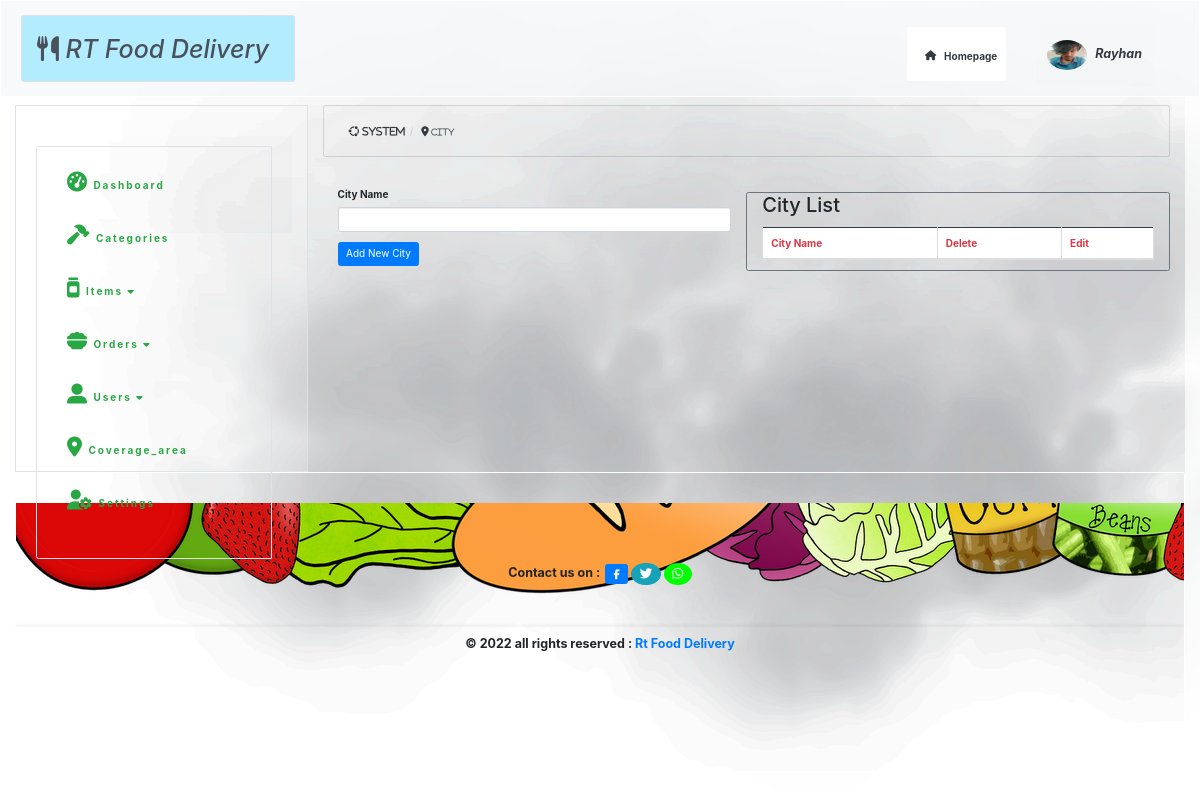
Page /admin/coverage_area.php (signed in) on the earlier database version.
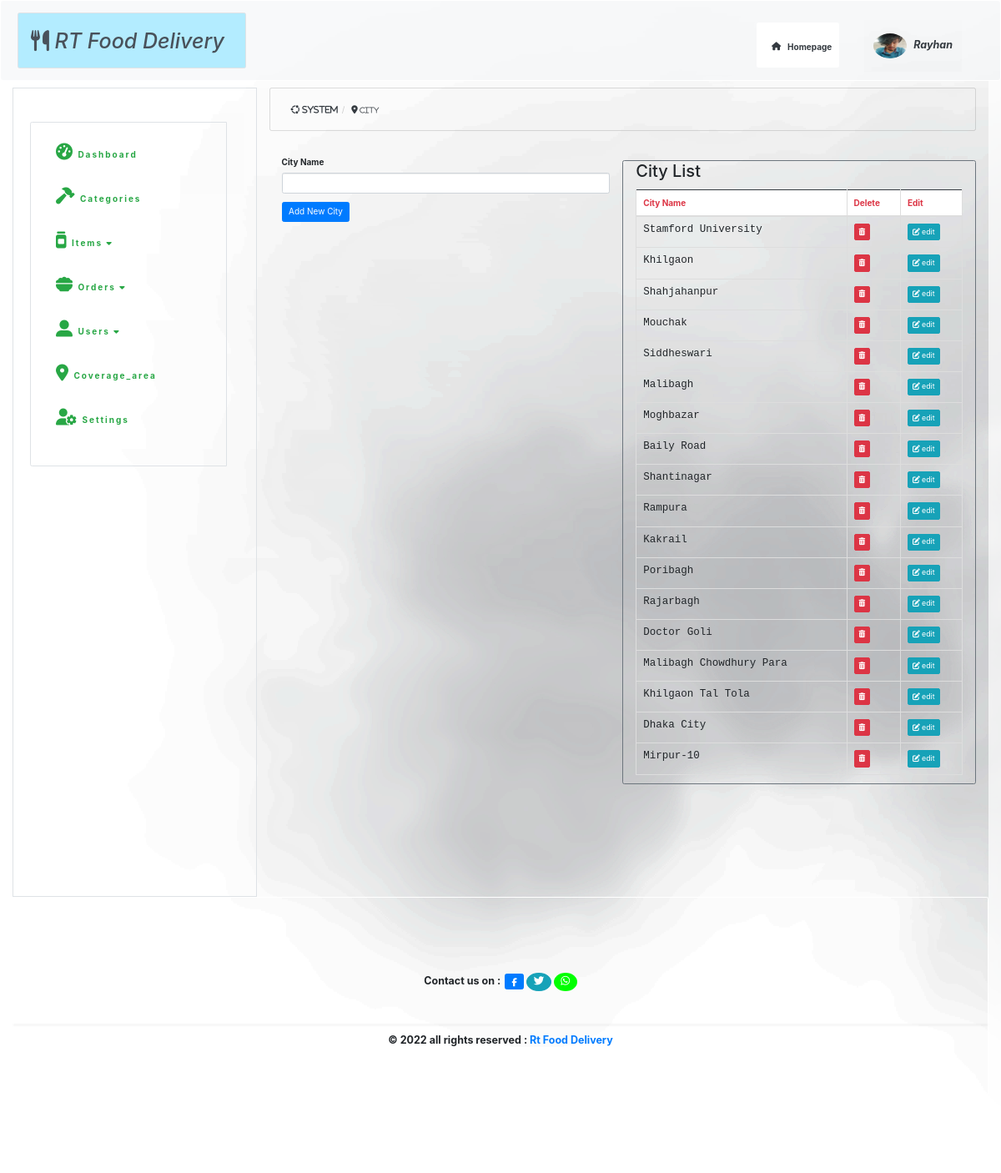
Same page on the later database version.
### tables this page shows
CREATE TABLE `city` (
  `id` int(11) NOT NULL,
  `city_name` varchar(50) NOT NULL
);

### include/function.php (called while the page is built, shortened)
<?php include "db.php" ;
?>
  <?php function check_admin($username){
    global $connect;
        $check ="SELECT user_role FROM users WHERE username ='$username'";
        $dataconnect =mysqli_query($connect,$check);
        while($data_ber_kori = mysqli_fetch_array($dataconnect)){
          $new =$data_ber_kori['user_role'] ;
        if($new == 'admin'){
          return true;
        }else{
          return false;
        }
      }
  }
  ?>

### admin/coverage_area.php (the view, shortened to what this page needs)
<?php include "./admin_page/header.php" ;
?>
    <div id="wrapper" class="background mb-5">
<div id="page-wrapper" class="background mb-5">
<?php include "./admin_page/navigation.php" ?>
<div class="container-fluid  background">
    <div class="row bg-transparent">
        <div class="col-lg-12 bg-transparent">
            <div class="card container-fluid bg-transparent">
                <ol class="breadcrumb pl-auto bg-transparent mt-3">
                    <li><a class="text-dark" href="./index.php"><i class="fab fa-ubuntu"> System</i></a></li>
                    <li><a class="text-dark" href="./coverage_area.php"><i class="fa-solid fa-location-dot"> <small>  City</small></i></a></li>
                </ol>
            </div>
            <br>
            <br>
            <div class="col-xs-6">
    <form action="" method="post">
      <div class="form-group">
         <label for="cat-title">City Name</label>
          <input type="text" class="form-control" name="city_name">
      </div>
       <div class="form-group">
          <input class="btn btn-primary" type="submit" name="add_city" value="Add New City">
      </div>
    </form>
    </div>
            <div class="col-xs-6 bg-white border-secondary border border rounded-left bg-transparent rounded-right border-3 rounded-top rounded-bottom mt-2">
                <h2 class="text-left">City List</h2>
    <table class="table table-bordered border border-3 table-hover border-bottom border-dark   border rounded-left rounded-right rounded-top rounded-bottom mt-3">
        <thead>
            <tr class="bg-white ">
                <th class="text-danger">City Name</th>
                <th class="text-danger">Delete</th>
                <th class="text-danger">Edit</th>
            </tr>
        </thead>
        <tbody>
        <?php
    $query = "SELECT * FROM city";
    $select_categories = mysqli_query($connect,$query);
    while($row = mysqli_fetch_assoc($select_categories)) {
    $cat_id = $row['id'];
    $city_name = $row['city_name'];
    echo "<tr>";
    echo "<td class='font-weight-bold'><samp><h5>{$city_name}</h5></samp></td>";
   echo "<td><a onClick=\"javascript: return confirm('Are you sure to delete?') \"; class='btn btn-sm btn-danger d-inline-block justify-content-center' href='coverage_area.php?delete={$cat_id}'><i class='fa-solid fa-trash-can'></i></a></td>";
   echo "<td><a class='btn btn-sm btn-info text-center' href='coverage_area.php?edit={$cat_id}'><i class='fa-solid fa-pen-to-square'> </i> edit</a></td>";
    echo "</tr>";
    }
?>
        </tbody>
    </table>
                </div>
                <br><br>
<br>
<br>
<br> <br><br>
<br>
<br>
<br>
            </div>
            <br><br>
<br>
<br>
<br>
        </div>
    <br><br>
<br>
<br>
<br>
<br>
<br>
<br>
<br>
</div>
    <?php include "admin_page/footer.php" ?>

### admin/admin_page/header.php (shortened to what this page needs)
<?php  INCLUDE "../include/function.php"  ; ?>
<!DOCTYPE html>
<html lang="en">
<head>
<link rel="stylesheet" href="https://maxcdn.bootstrapcdn.com/bootstrap/3.3.7/css/bootstrap.min.css">
    <link rel="stylesheet" href="https://cdn.jsdelivr.net/npm/bootstrap@4.1.3/dist/css/bootstrap.min.css">
    <link rel="stylesheet" type="text/css" href="css/style.css">
</head>
<body
class="container-fluid background rounded-left rounded-right min-vw-100">

### admin/admin_page/navigation.php (shortened to what this page needs)
<nav class="navbar navbar-inverse fixed-top navbar-expand-lg bg-light border-white" role="navigation">
 <div class="navbar-header ml-3  ronded-left rounded-right rounded-top rounded-bottom border" style="background-color:#b3ecff;">
     <a class="navbar-brand font-weight-bold text-dark oop font-italic mt-4 pt-1 ronded-left rounded-right rounded-top rounded-bottom " href="index.php"><h1>  <i class="fa-solid fa-utensils"> </i> RT Food Delivery </h1></a>
 </div>
 <ul class="navbar-nav topright  pt-4">
    <?php if(check_admin($_SESSION['username']) || check_moderator($_SESSION['username']) || check_customer($_SESSION['username'])) : ?>
     <li class="nav-item mt-1 ml-2 mr-4">
         <a class="btn white bg-white text-dark" href="../">
             <i class="fas fa-home mt-1 pt-2 ml-3 mr-2">  </i>   <b>Homepage </b>
         </a>
     </li>
     <?php endif; ?>
     <li class="nav-item dropdown background ml-4  mr-5">
         <a class="btn btn-lg white bg-transparent  text-dark color-deei-button"  data-toggle="dropdown">
         <img class="rounded-circle mr-2" src="../img/<?php echo $_SESSION['user_image'];?>" height="30px" width="40px" alt="card-img">
         <strong class="font-italic"><?php echo $_SESSION['username'];?></strong>
                </a>
     </li>
 </ul>
</nav>
<br>
<br>
<br>
<br><br><br><br>
<div class="d-flex bg-transparent" id="wrapper">
<div class="container-fluid col-md-3 col-lg-3 border pt-5">
     <nav class="nav side-nav  container-fluid" role="navigation">
         <div class="collapse navbar-collapse navbar-ex1-collapse container-fluid hover-kori-dekhi_div mt-3 mb-5 ml-2 mr-2 border rounded-left">
             <ul class="nav navbar-nav side-nav container-fluid   rounded-top rounded-bottom hover-kori-dekhi_ul mb-5 mt-3">
                 <li class="pt-auto mt-7 hover-kori-dekhi">
                     <a class="text-success  font-weight-bold color-deei" href="./index.php"><i class="fas fa-tachometer-alt fa-2x">  </i>  Dashboard</a>
                 </li>
                 <?php if(check_admin($_SESSION['username']) || check_moderator($_SESSION['username'])) : ?>
                 <li class="hover-kori-dekhi">
                     <a class="text-success font-weight-bold color-deei" href="./categories.php"><i class="fas fa-hammer fa-2x hover-kori-dekhi"> </i>  Categories</a>
                 </li>
                    <?php endif ; ?>
                 <?php if(check_admin($_SESSION['username']) || check_moderator($_SESSION['username'])) : ?>
                 <li class="dropdown hover-kori-dekhi">
                     <a class="text-success font-weight-bold color-deei"  id="dropdownMenuButton25" data-toggle="dropdown"  aria-haspopup="true" aria-expanded="false"> <i class="fa-solid fa-jar fa-2x">  </i>  Items <i class="fas fa-caret-down"> </i> </a>
                 </li>
                 <?php endif ; ?>
                    <?php if(check_admin($_SESSION['username']) || check_moderator($_SESSION['username'])) { ?>
                    <li class="dropdown hover-kori-dekhi">
                        <a class="text-success font-weight-bold  color-deei" id="dropdownMenuButton" data-toggle="dropdown"  aria-haspopup="true" aria-expanded="false"><i class="fa-solid fa-bowl-food fa-2x"> </i>  Orders <i class="fas fa-caret-down">  </i> </a>
                    </li>
                    <?php } ?>
                 <?php if(check_admin($_SESSION['username'])) : ?>
                 <li class="dropdown hover-kori-dekhi">
                     <a class="text-success font-weight-bold color-deei" id="dropdownMenuButton2" data-toggle="dropdown"  aria-haspopup="true" aria-expanded="false"> <i class="fa-solid fa-user-large fa-2x">  </i>  Users  <i class="fas fa-caret-down">  </i></a>
                 </li>
                 <?php endif ; ?>
                 <?php if(check_admin($_SESSION['username']) || check_moderator($_SESSION['username'])) : ?>
                 <li class="hover-kori-dekhi">
                     <a class="text-success font-weight-bold color-deei" href="./coverage_area.php"><i class="fa-solid fa-location-dot fa-2x hover-kori-dekhi"> </i>  Coverage_area</a>
                 </li>
                    <?php endif ; ?>
                 <li class="hover-kori-dekhi">
                     <a class="text-success font-weight-bold color-deei" class="" href="./settings.php">  <i class="fa-solid fa-user-gear fa-2x">  </i>  Settings</a>
                 </li>
             </ul>
         </div>
     </nav>
 </div>

### admin/admin_page/footer.php (shortened to what this page needs)
</div>
</body>
    <footer class="page-footer  background border border-3 border-white  rounded-left rounded-right rounded-top rounded-bottom">
<div class="footer-copyright text-center font-weight-bolder  bg-transparent mt-5 pt-5 try fs-1">
    <h5 class="font-weight-bolder fs-1  pt-5">  <b class=" pt-5">
        Contact us on :<a href="https://www.facebook.com/RTFoodDelivery2022/?ref=pages_you_manage" target="_blank"><i class="fa fa-facebook ml-2  btn-primary btn rounded text-white  "> </i></a>
        <a href="https://www.twitter.com" target="_blank"> <i class="fa-brands fa-twitter btn-info btn text-white rounded-circle fa-1x"> </i></a>
        <a href="http://wa.me/8801778700365" target="_blank"><i class="fa fa-whatsapp  btn text-white rounded-circle fa-1x" style="color: white; background: #00ff00;"> </i></a>
        <br><br><br><hr>
        &copy; 2022 all rights reserved :
        <a href="./"> Rt Food Delivery</a>
        </b> </h5>
        <br>
        <br>
        <br>
        <br>
        <br>
        <br>
</div>
</footer>
</html>

### admin/css/style.css (style rules this page uses)
.topright { position: absolute; top: 8px; right: 16px; font-size: 18px; }
.background { background-image: url('../img/background.png'); background-size: cover; background-attachment: fixed; background-repeat: no-repeat; }
body { margin: 0%; padding: 0%; background-image: url('../img/background.png'); background-size: cover; background-attachment: fixed; background-repeat: no-repeat; }
html, body { min-height: 100%; }
nav { height: 97px; background-image: url('../img/background.png'); background-size: cover; background-attachment: fixed; background-repeat: no-repeat; }

### admin/admin_page/header.php (style rules this page uses)
.background { background-image: url('../img/background.png'); background-size: cover; background-attachment: fixed; background-repeat: no-repeat; }

### admin/admin_page/navigation.php (style rules this page uses)
.color-deei-button { background-color: transparent; background: transparent; color: dark; }
ul.hover-kori-dekhi_ul,li.hover-kori-dekhi { background-color: transparent; background: transparent; }
.color-deei { letter-spacing: 2px; }
hr { -webkit-filter: brightness(200%) blur(1px); filter: brightness(200%) blur(1px); }
h1,h3,h4,.okay { -webkit-filter: brightness(140%) ; filter: brightness(140%) ; }

### admin/admin_page/footer.php (style rules this page uses)
footer { background-color: transparent; background-attachment: fixed; background-repeat: no-repeat; height: 300px; }
.try { background-image: url("../img/bg.png"); background-color: transparent; background-attachment: fixed; background-repeat: no-repeat; height: 300px; }

Differences in the rows shown:
added city: city_name "Stamford University"
added city: city_name "Khilgaon"
added city: city_name "Shahjahanpur"
added city: city_name "Mouchak"
added city: city_name "Siddheswari"
added city: city_name "Malibagh"
added city: city_name "Moghbazar"
added city: city_name "Baily Road"
added city: city_name "Shantinagar"
added city: city_name "Rampura"
added city: city_name "Kakrail"
added city: city_name "Poribagh"
added city: city_name "Rajarbagh"
added city: city_name "Doctor Goli"
added city: city_name "Malibagh Chowdhury Para"
added city: city_name "Khilgaon Tal Tola"
added city: city_name "Dhaka City"
added city: city_name "Mirpur-10"
